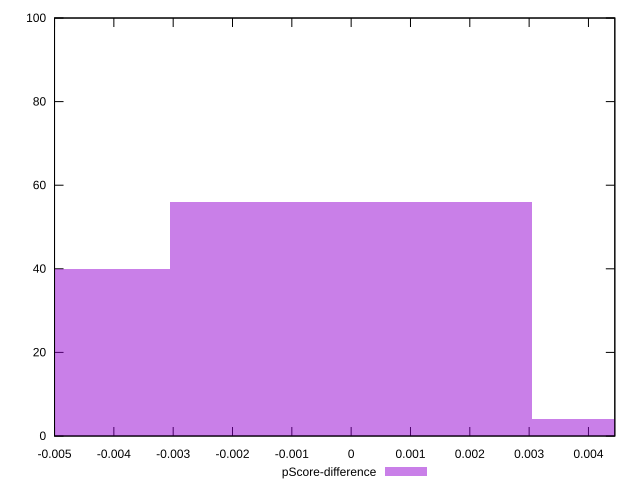

Generate this figure with gnuplot:
reset

$pScoreDifference <<EOF
0 56
-0.00611341585436564 40
0.00611341585436564 4
EOF

set key outside below
set boxwidth 0.00611341585436564
set xrange [-0.0050000000000000044:0.004444444444444473]
set yrange [0:100]
set trange [0:100]
set style fill transparent solid 0.5 noborder
set terminal svg size 640, 490 enhanced background rgb 'white'
set output "report_00015_2021-02-09T16-11-33.973Z/unused-css-rules/samples/pages+cached+noadtech/pScore-difference/histogram.svg"

plot $pScoreDifference title "pScore-difference" with boxes

reset
